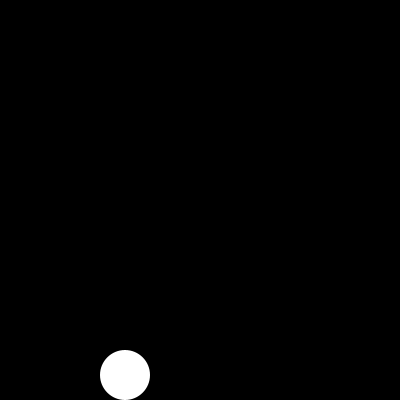
Frame 1 (no input)
Frame 60 (the mouse pressed at the canvas centre just before this capture): identical to frame 1, image omitted
Frame 120 (the mouse held since frame 60 and released just before this capture): identical to frame 1, image omitted

The Processing sketch that drew this single still picture (run headless with seeded random() and noise(); from frame 60 on, the mouse is pressed at the canvas centre):

// Processing sketch: jumping_action_keyboard
// ── jumping_action_keyboard.pde
/*
a jumping action
 */

float ballX = 100;
float ballY = 0;
float h = 50;

//create a variable for speed
float speedY = 2;
int direction = 1;
int jumpDist = 100;

void setup() {
  size(400, 400);
  smooth();
  noStroke();

  // change the mode we draw circles so they are
  // aligned in the top left
  ellipseMode(CORNER);

  // Put the charater to ground
  ballY = height - h;
}

void draw() {
  //clear the background and set the fill colour
  background(0);
  fill(255);

  
  if ( direction == 1) {
    //add a little gravity to the speed
    speedY = speedY + 0.5;  

    //add speed to the ball's
    ballY = ballY + speedY; 


    if (ballY > height - h) {
      // set the position to be on the floor
      ballY = height - h;
      // and make the y speed 0 to keep character on the ground
      speedY = 0;
    }
  }
  
  if ( direction == -1) {
    //add a little gravity to the speed
    speedY = speedY + 30;  

    //add speed to the ball's
    ballY = height - h - speedY; 


    if (ballY <= jumpDist) {
       direction = 1;
       speedY = 2;
    }
  }
  
  //draw the circle in it's current position
  ellipse(ballX, ballY, h, h);

}

void keyPressed() {

  // if the key is SPACE and ball is on the ground still then jump
  if (key == ' ' && ballY == height - h) {
    ballY = jumpDist;
    direction = -1;
  }
}
